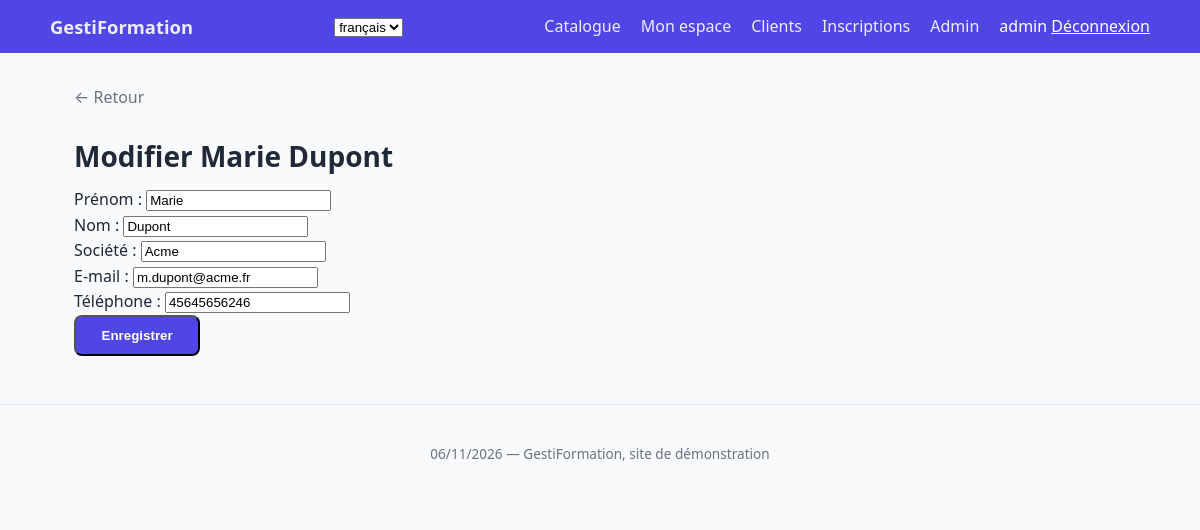
Screenshot of /fr/clients/1/modifier/ (signed in) with the database file from the repository.
### catalog/models.py (models this page shows)
class Client(models.Model):
    prenom = models.CharField(_('prénom'), max_length=60)
    nom = models.CharField(_('nom'), max_length=60)
    societe = models.CharField(_('société'), max_length=100, blank=True)
    email = models.EmailField(_('e-mail'), unique=True)
    telephone = models.CharField(_('téléphone'), max_length=20, blank=True)
    date_creation = models.DateTimeField(_('créé le'), auto_now_add=True)
    utilisateur = models.OneToOneField(
        settings.AUTH_USER_MODEL,
        on_delete=models.SET_NULL,
        null=True, blank=True,
        related_name='client',
        verbose_name=_('compte utilisateur')
    )
    class Meta:
        verbose_name = _('client')
        ordering = ['nom', 'prenom']
    def __str__(self):
        return f'{self.prenom} {self.nom}'

### catalog/views.py (the view, shortened to what this page needs)
# urls.py: path('clients/<int:pk>/modifier/',     views.ClientUpdateView.as_view(),   name='modifier-client'),
class ClientUpdateView(
    LoginRequiredMixin,
    PermissionRequiredMixin,
    SuccessMessageMixin,
    UpdateView):
    model = Client
    form_class = ClientForm
    template_name = 'catalog/form.html'
    success_url = reverse_lazy('catalog:clients')
    permission_required = 'catalog.change_client'
    def get_context_data(self, **kwargs):
        context = super().get_context_data(**kwargs)
        context["titre"] = f'Modifier {self.get_object()}'
        context["retour"] = 'catalog:clients'
        return context

### catalog/forms.py (shortened to what this page needs)
class ClientForm(forms.ModelForm):
    class Meta:
        model = Client
        fields = ['prenom', 'nom', 'societe', 'email', 'telephone']
        widgets = {
            'prenom': forms.TextInput(attrs={'placeholder': _('Entrez votre prénom ici...')})
        }
        error_messages = {
            'email': {'unique': _('Un client existe déjà avec cet e-mail.')}
        }

### catalog/templates/catalog/form.html (shortened to what this page needs)
{% extends "catalog/base.html" %}
{% block contenu %}
<section class="formulaire">
    <p class="retour"><a href="{% url retour %}">&larr; Retour</a></p>
    <h1>{{ titre }}</h1>
    <form method="post" class="form">
        {% include "catalog/_champs.html" %}
        <button type="submit" class="btn">Enregistrer</button>
    </form>
</section>
{% endblock contenu %}

### catalog/templates/catalog/base.html (shortened to what this page needs)
{% load static %}
{% load i18n %}
{% get_current_language as LANGUAGE_CODE %}
<!DOCTYPE html>
<html lang="{{ LANGUAGE_CODE }}">
<head>
    <link rel="stylesheet" href="{% static 'css/base.css' %}">
</head>
<body>
    <header class="entete">
        <nav class="nav">
            <a class="logo" href="">GestiFormation</a>
            <form action="{% url 'set_language' %}" method="post" class="inline">
                {% get_available_languages as LANGUAGES %}
                {% get_language_info_list for LANGUAGES as langues %}
                <select name="language" onchange="this.form.submit()" aria-label="{% translate 'Langue' %}">
                    {% for langue in langues %}
                        <option value="{{ langue.code }}"{% if langue.code == LANGUAGE_CODE %} selected{% endif %}>
                            {{ langue.name_local }}
                        </option>
                    {% endfor %}
                </select>
            </form>
            <ul>
                <li><a href="{% url 'catalog:liste-formations' %}">{% translate "Catalogue" %}</a></li>
                {% if user.is_authenticated %}
                    <li><a href="{% url 'catalog:mon-espace' %}">{% translate "Mon espace" %}</a></li>
                    {% if perms.catalog.view_client %}<li><a href="{% url 'catalog:clients' %}">{% translate "Clients" %}</a></li>{% endif %}
                    {% if perms.catalog.view_inscription %}<li><a href="{% url 'catalog:inscriptions' %}">{% translate "Inscriptions" %}</a></li>{% endif %}
                    {% if user.is_staff %}<li><a href="{% url 'admin:index' %}">{% translate "Admin" %}</a></li>{% endif %}
                    <li>
                        {{ user.get_username }}
                        <form method="post" action="{% url 'logout' %}" class="inline">
                            {% csrf_token %}<button type="submit" class="lien">{% translate "Déconnexion" %}</button>
                        </form>
                    </li>
                {% else %}
                    <li><a href="{% url "login" %}">{% translate "Connexion" %}</a></li>
                    <li><a href="{% url "catalog:creer-compte" %}">{% translate "Créer un compte" %}</a></li>
                {% endif %}
            </ul>
        </nav>
    </header>
    <main class="contenu">
        {% block contenu %}{% endblock contenu %}
    </main>
    <footer class="pied">
        <p>{% now "d/m/Y" %} — GestiFormation, {% translate "site de démonstration" %}</p>
    </footer>
</body>
</html>

### catalog/templates/catalog/_champs.html (shortened to what this page needs)
{% for field in form %}
<div class="champ {{ field.name }} {% if field.errors %}champ-erreur{% endif %}">
    {{ field.label_tag }}
    {{ field }}
</div>
{% endfor %}

### catalog/static/css/base.css (style rules this page uses)
:root { --fond: #f8fafc; --encre: #1f2937; --encre-douce: #6b7280; --primaire: #4f46e5; --primaire-fonce: #3730a3; --bordure: #e2e8f0; --blanc: #ffffff; --succes: #0f766e; --alerte: #d97706; }
* { box-sizing: border-box; }
body { margin: 0; font-family: system-ui, -apple-system, "Segoe UI", sans-serif; color: var(--encre); background: var(--fond); line-height: 1.6; }
.entete { background: var(--primaire); color: var(--blanc); padding: 0.75rem 1.5rem; }
.nav { display: flex; align-items: center; justify-content: space-between; max-width: 1100px; margin: 0 auto; }
.logo { font-weight: 700; font-size: 1.15rem; color: var(--blanc); text-decoration: none; }
.nav ul { display: flex; gap: 1.25rem; list-style: none; margin: 0; padding: 0; }
.nav a { color: var(--blanc); text-decoration: none; opacity: 0.9; }
.contenu { max-width: 1100px; margin: 2rem auto; padding: 0 1.5rem; }
h1 { font-size: 1.75rem; margin-bottom: 0.5rem; }
.retour { margin-bottom: 1rem; }
.retour a { color: var(--encre-douce); text-decoration: none; }
.btn { display: inline-block; background: var(--primaire); color: var(--blanc); padding: 0.7rem 1.6rem; border-radius: 8px; text-decoration: none; font-weight: 600; transition: background 0.15s; }
.pied { text-align: center; color: var(--encre-douce); font-size: 0.85rem; padding: 1.5rem; border-top: 1px solid var(--bordure); margin-top: 3rem; }
form.inline { display: inline; }
.lien { background: none; border: 0; padding: 0; font: inherit; color: inherit; text-decoration: underline; cursor: pointer; }

### rows the page displays
Client: form "Marie" "Dupont" "Acme" "m.dupont@acme.fr" "45645656246"

### other values shown
{{ user.get_username }} "admin"
{{ titre }} "Modifier Marie Dupont"
{{ field.label_tag }} "Prénom :" "Nom :" "Société :" "E-mail :" "Téléphone :"
form field language "français"
